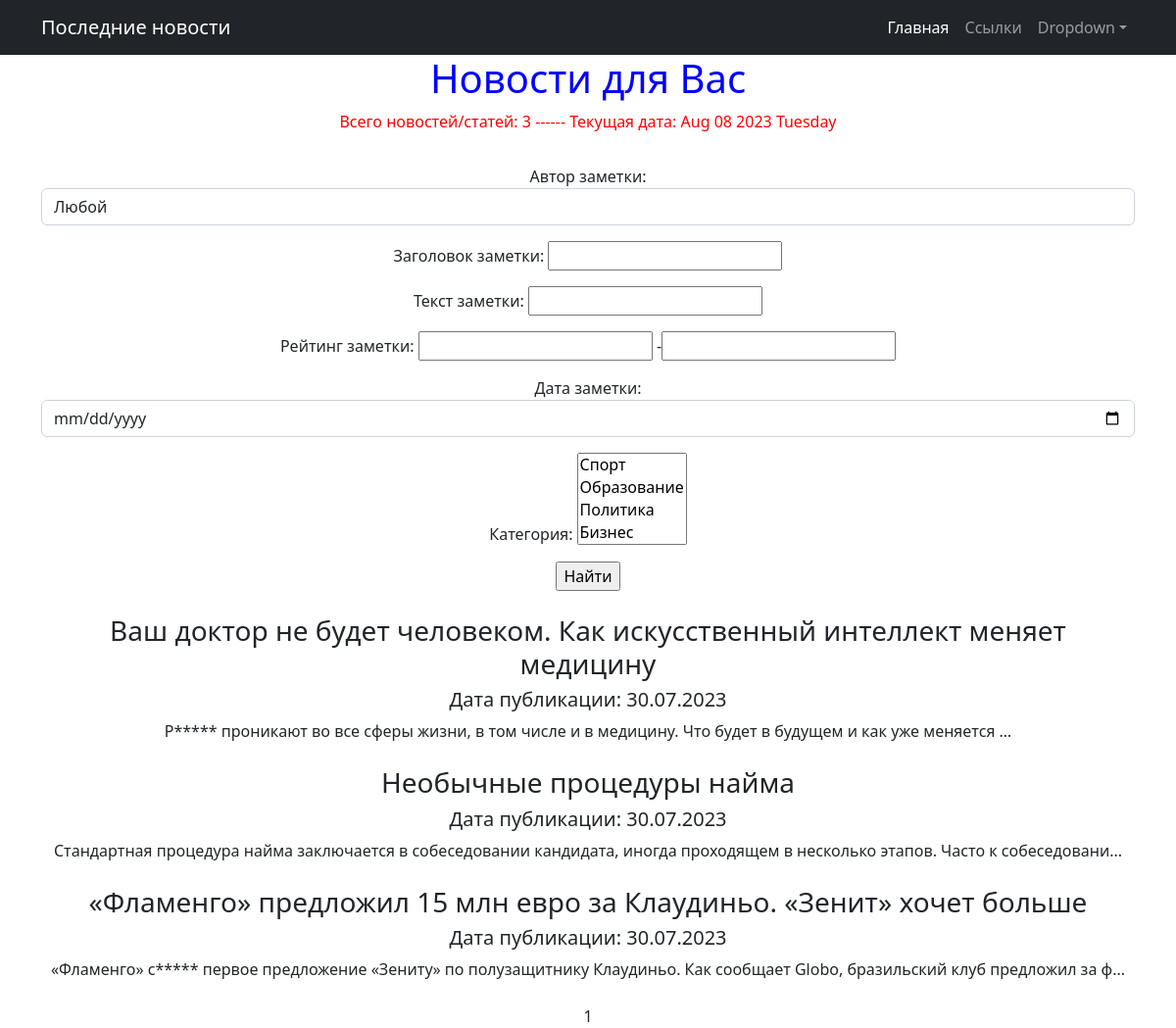
The page /news/search/ on the database as committed earlier.
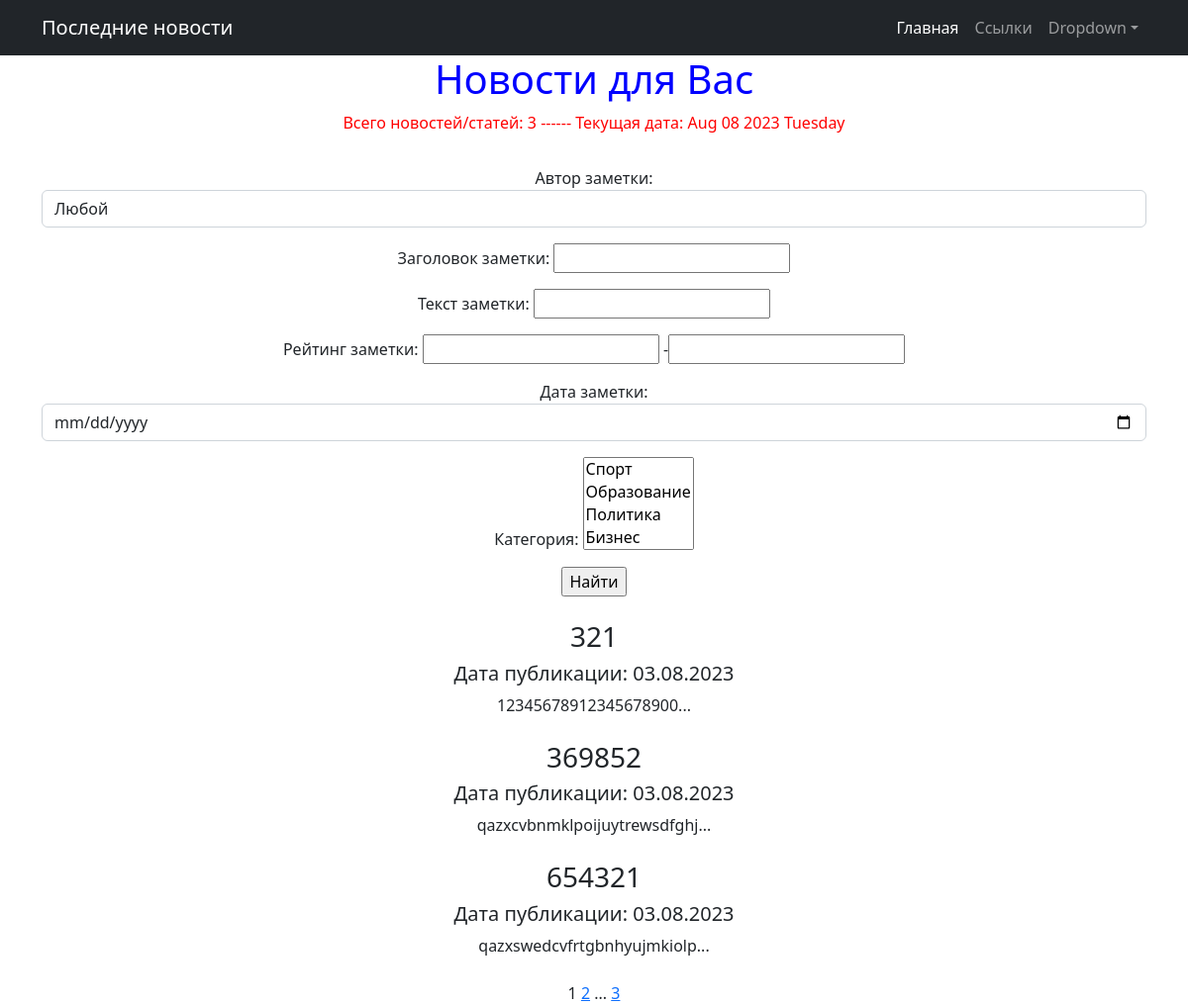
The same page on the database as committed later.
### newsportalapp/models.py (models this page shows, shortened)
class Post(models.Model):
    post_author = models.ForeignKey(Author, on_delete=models.CASCADE)          # - связь «один ко многим» с моделью Author;
    post_type = models.CharField(max_length=2, choices=POSTTYPE) #, default='N')  # - поле с выбором — «статья» или «новость»;
    post_date = models.DateTimeField(auto_now_add=datetime.now())     # - автоматически добавляемая дата и время создания;
    post_category = models.ManyToManyField(Category, through='PostCategory')   # - связь «многие ко многим» с моделью Category(с дополнительной моделью PostCategory);
    post_title = models.CharField(max_length=124)                              # - заголовок статьи / новости;
    post_text = models.TextField()                                             # - текст статьи / новости;
    post_rating = models.IntegerField()                # - рейтинг статьи / новости.
    def preview(self):
        return str(self.post_text)[0:125] + '...'

### newsportalapp/views.py (the view)
# urls.py: path('search/', PostSearch.as_view(), name='post_search'),
class PostSearch(ListView):
    model = Post
    ordering = '-post_date'
    template_name = 'news_search.html'
    context_object_name = 'news'
    paginate_by = 3  # вот так мы можем указать количество записей на странице
    def get_queryset(self):
        queryset = super().get_queryset()
        self.filterset = PostFilter(self.request.GET, queryset)
        return self.filterset.qs
    def get_context_data(self, **kwargs):
        context = super().get_context_data(**kwargs)
        context['filterset'] = self.filterset
        context['time_now'] = datetime.utcnow()
        return context

### newsportalapp/models.py (called while the page is built)
    def __str__(self):
        return self.category_name

    def __str__(self):
        return self.author_user.username

### newsportalapp/templatetags/custom_filters.py (called while the page is built)
@register.filter()
def censor(value):
    if type(value) != str:
        raise ValueError("Применять данный фильтр следует к строке!")
    try:
        value_list = value.split()
        value_list_c = value_list.copy()
        for i in range(len(FAILED_WORDS)):  # перебираем список запрещенных слов
            j = 0
            for value_list_word in value_list_c:            # перебираем слова из проверяемого текста
                if value_list_word == FAILED_WORDS[i]:     # если находим совпадение
                    value_list_word_new = value_list_word[:1:1] + '*'*(len(value_list_word)-1)
                    value_list.insert(j, value_list_word_new)
                    value_list.pop(j+1)
                j += 1
    except ValueError as error:
        print(error)
    else:
        value_new = ' '.join(value_list)
        return f'{value_new}'

### newsportalapp/templatetags/custom_tags.py (called while the page is built)
@register.simple_tag()
def current_time(format_string='%b %d %Y %A'):
   return datetime.utcnow().strftime(format_string)

### templates/news_search.html (shortened to what this page needs)
{% extends 'flatpages/default.html' %}
{% load custom_filters %}
{% load custom_tags %}
{% block content %}
   <h1><span style = "color: blue"> Новости для Вас </span></h1>
   <span style = "color: red"> Всего новостей/статей: {{ news|length }} ------ Текущая дата: {% current_time '%b %d %Y %A' %}</span>
   <br>
   <form action="" method="get">
       {{ filterset.form.as_p }}
       <input type="submit" value="Найти" />
       <br>
       <br>
   </form>
   {% if news %}
      {% for serv in object_list %}
          <tr><td><h3>{{ serv.post_title|censor }}</h3></td></tr>
          <tr><td><h5>Дата публикации: {{ serv.post_date|date:"d.m.Y" }}</h5></td></tr>
          <tr><td>{{ serv.preview|censor|truncatewords:20 }}</td></tr>
          <br><br>
      {% endfor %}
   {% else %}
      <h2>Ничего не найдено!</h2>
   {% endif %}
   {{ page_obj.number }}
   {% if page_obj.has_next %}
       <a href="?{% url_replace page=page_obj.next_page_number %}">{{ page_obj.next_page_number }}</a>
       {% if paginator.num_pages != page_obj.next_page_number %}
           ...
           <a href="?{% url_replace page=page_obj.paginator.num_pages %}">{{ page_obj.paginator.num_pages }}</a>
       {% endif %}
   {% endif %}
{% endblock content %}

Rows that differ between the two databases and show on the page:
no longer on this page (row unchanged): Post: post_title|censor "Ваш доктор не будет человеком. Как искусственный интеллект меняет медицину", post_date "30.07.2023", preview|censor "Р***** проникают во все сферы жизни, в том числе и в медицину. Что будет в будущем и как уже меняется …"
no longer on this page (row unchanged): Post: post_title|censor "Необычные процедуры найма", post_date "30.07.2023", preview|censor "Стандартная процедура найма заключается в собеседовании кандидата, иногда проходящем в несколько этапов. Часто к собеседовани..."
no longer on this page (row unchanged): Post: post_title|censor "«Фламенго» предложил 15 млн евро за Клаудиньо. «Зенит» хочет больше", post_date "30.07.2023", preview|censor "«Фламенго» с***** первое предложение «Зениту» по полузащитнику Клаудиньо. Как сообщает Globo, бразильский клуб предложил за ф..."
added Post: post_title|censor "321", post_date "03.08.2023", preview|censor "12345678912345678900..."
added Post: post_title|censor "369852", post_date "03.08.2023", preview|censor "qazxcvbnmklpoijuytrewsdfghj..."
added Post: post_title|censor "654321", post_date "03.08.2023", preview|censor "qazxswedcvfrtgbnhyujmkiolp..."
Other text that changed with them:
{{ page_obj.next_page_number }}: (not shown) → "2"
{{ page_obj.paginator.num_pages }}: (not shown) → "3"
